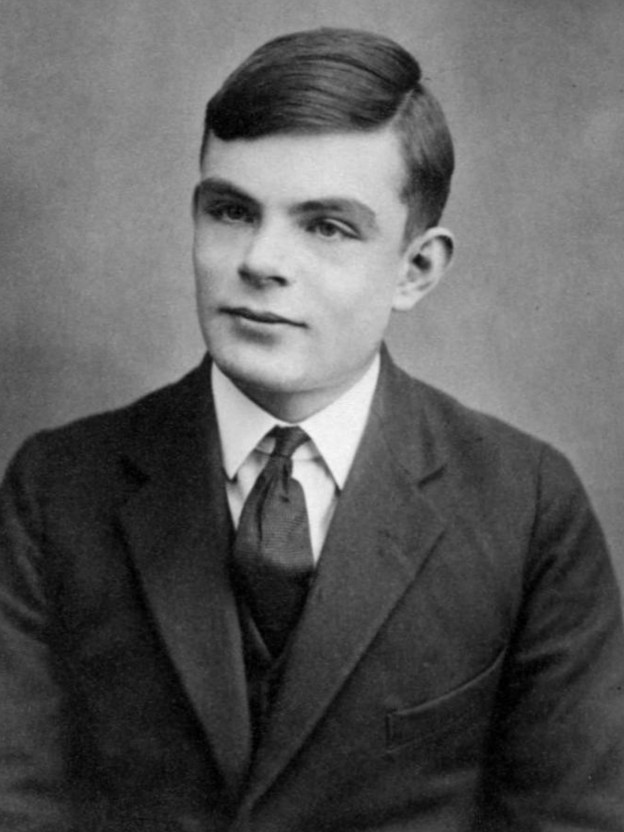
#> input picture add_image/add_image_004/image.png, 1248 x 1664 px (shown at 1/2 size)
$ python paly.py
#> lines starting #> are read from the running program, lines starting #| are printed output that depends on the picture; after the words box and inside, x2 and y2 are one past the last pixel; in counts of white or black regions, pixels touching at a corner belong together
#!/usr/bin/env python
#! -*- coding: utf-8 -*-

from distutils.sysconfig import customize_compiler
from PIL import Image
import cv2
import numpy

def print_log(info: str) -> bool:

    print(info)
    return True

def show_image_help():

    print_log("----------x1--------x2---------------------------------")
    print_log("|         |          |                                 |")
    print_log("|         |          |                                 |")
    print_log("y1 ---->  ___________                                  |")
    print_log("|         |          |                                 |")
    print_log("|         |          |                                 |")
    print_log("|         |          |                                 |")
    print_log("|         |          |                                 |")
    print_log("y2 ---->  |__________|                                 |")
    print_log("|                                                      |")
    print_log("|                                                      |")
    print_log("|                                                      |")
    print_log("|                                                      |")
    print_log("--------------------------------------------------------")

def save_image(image_name: str, image):

    print_log("开始保存图片{}".format(image_name))
    cv2.imwrite(image_name, image)

temp_image = cv2.imread("./image.png")
#> temp_image is the input picture: shape (1664, 1248, 3); min 0, max 251, mean 91.2
s = temp_image.shape
#> s = (1664, 1248, 3)
print("原图的维度为：{}".format(str(temp_image.shape)))
#| 原图的维度为：(1664, 1248, 3)

show_image_help()

# 默认数据是标准的点
x1 = 300
x2 = 600

y1 = 100
y2 = 500

print_log("开始设定x1:{}".format(x1))
print_log("开始设定x2:{}".format(x2))
print_log("开始设定y1:{}".format(y1))
print_log("开始设定y2:{}".format(y2))

# 图像颜色
color = (0, 0, 0)
print("设定边框的颜色{}".format(color))
b = 10
print("设定边框的像素厚度{}".format(b))

sub_image_data = temp_image[y1:y2, x1:x2, :]
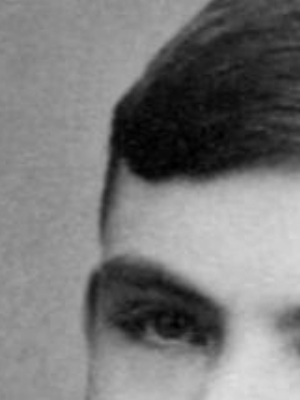
#> sub_image_data: shape (400, 300, 3); min 0, max 223, mean 121.3
print("子图的维度为：{}".format(str(sub_image_data.shape)))
#| 子图的维度为：(400, 300, 3)


width = 400
height = 400
print_log(f"对裁截出来的字图做resize({str(width)}, {str(height)})操作...")
img = cv2.resize(sub_image_data, (width, height))
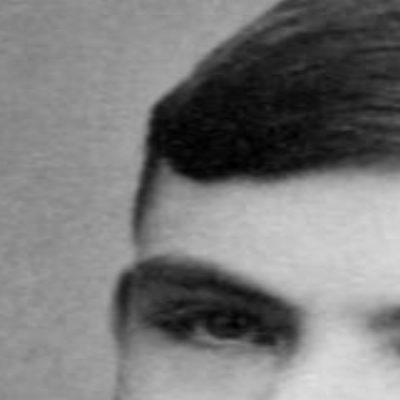
#> img: shape (400, 400, 3); min 0, max 223, mean 121.4
print_log(f"新图片的size:({str(img.shape)})")
print_log("缓存新的图片数据...")
save_image(image_name="sub_image.png", image=img)

# print_log("保存截取出来的子图")
# save_image(image_name="sub_image.png", image=sub_image_data)
print_log("边框厚度设置为:{}.".format(str(b)))
for i in range(b):
    for dimension in range(3):
        temp_image[y1:y2, x1 + i, dimension] = color[dimension]
        temp_image[y1:y2, x2 - i - 1, dimension] = color[dimension]
        temp_image[y1 + i, x1:x2, dimension] = color[dimension]
        temp_image[y2 - i - 1, x1:x2, dimension] = color[dimension]
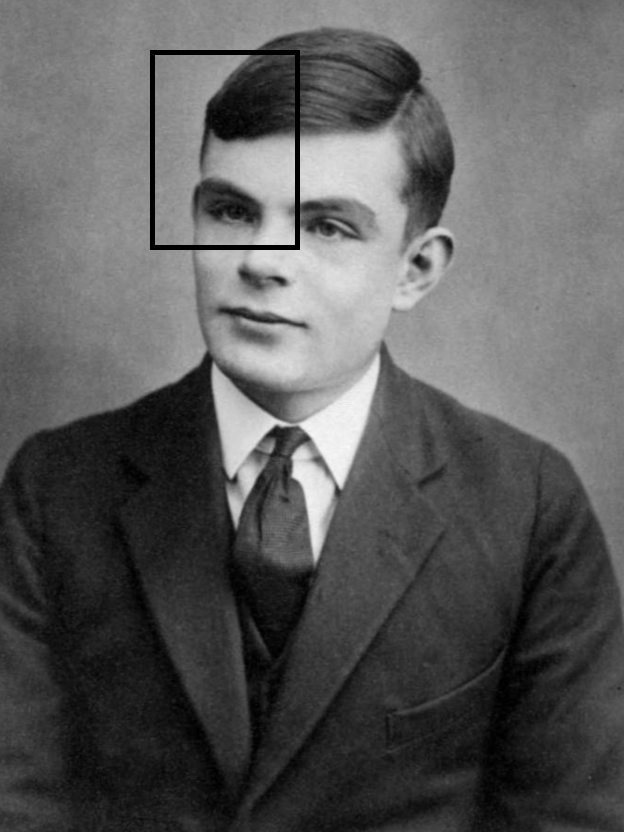
#> temp_image: shape (1664, 1248, 3) (shown at 1/2 size); 0.65% of pixels changed, all inside (x1, y1, x2, y2) = (300, 100, 600, 500)
print_log("保存画边框的图")
save_image(image_name="new.png", image=temp_image)

print_log("空白区域的大小为{}")

w = sub_image_data.shape[0]
#> w = 400
h = sub_image_data.shape[1]
#> h = 300
print_log(f"将新图重新resize:({str(w)},{str(h)}).")
sub_img = cv2.resize(img, (h, w))
print_log(f"新图片的size:{str(sub_img.shape)}")

print_log("开始将子图填充在母图的指定位置:")
show_image_help()
print(y2 - y1)
for index in range(x2 - x1):
    # index = index + 1
    # print(index)
    temp_image[y1:y2, x1 + index, :] = sub_img[0:y2 - y1, index, :]
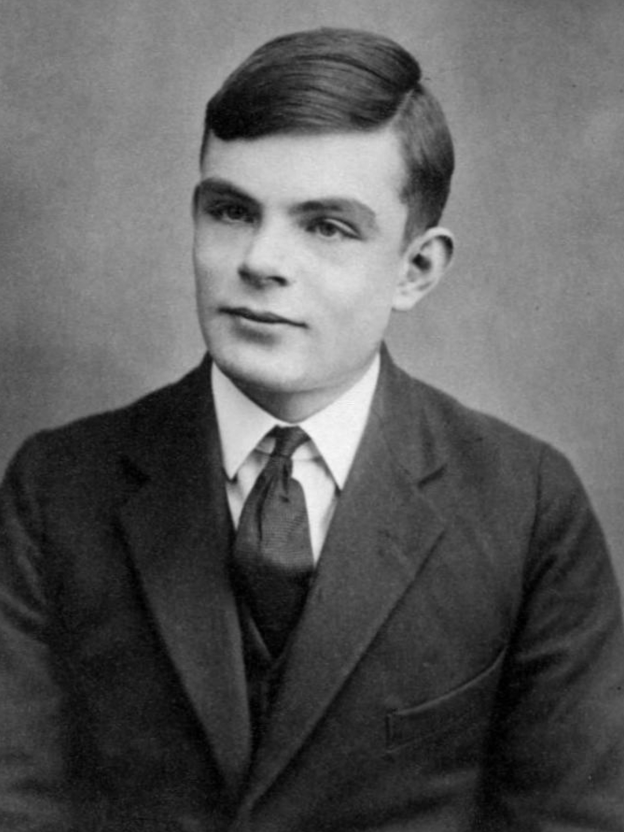
#> temp_image: shape (1664, 1248, 3) (shown at 1/2 size); 1.02% of pixels changed, all inside (x1, y1, x2, y2) = (300, 100, 600, 500)

print_log("保存覆盖子图的的图")
save_image(image_name="add_sub_images.png", image=temp_image)

# [9 lines of commented-out code are left out]
